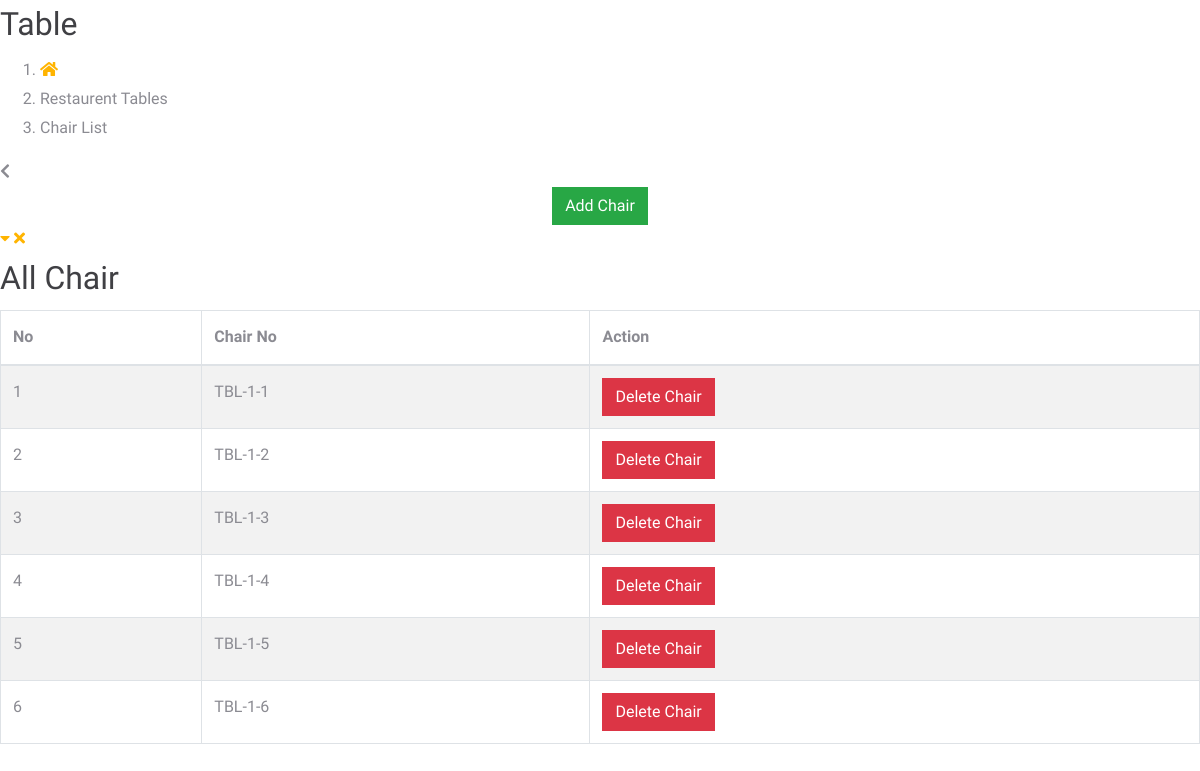
Page /dashboard/view-chair-list.php?table_id=3 (signed in) on the committed database.
### tables this page shows
CREATE TABLE `restaurant_chair` (
  `id` int(11) NOT NULL,
  `tbl_id` int(11) DEFAULT NULL,
  `chair_no` varchar(30) DEFAULT NULL
);

### dashboard/view-chair-list.php (the view, shortened to what this page needs)
<?php include 'template/header.php';
?>
	<body>
		<section class="body">
			<div class="inner-wrapper">
				<section role="main" class="content-body">
					<header class="page-header">
						<h2>Table</h2>
						<div class="right-wrapper pull-right">
							<ol class="breadcrumbs">
								<li>
									<a href="index.php">
										<i class="fa fa-home"></i>
									</a>
								</li>
								<li><span>Restaurent Tables</span></li>
								<li><span>Chair List</span></li>
							</ol>
							<a class="sidebar-right-toggle" data-open="sidebar-right"><i class="fa fa-chevron-left"></i></a>
						</div>
					</header>
						<section class="panel">
							<center><a href="#exampleModal" class="btn btn-success "  data-toggle="modal" >Add Chair</a></center>
							<header class="panel-heading">
								<div class="panel-actions">
									<a href="#" class="fa fa-caret-down"></a>
									<a href="#" class="fa fa-times"></a>
								</div>
								<h2 class="panel-title">All Chair</h2>
							</header>
							<div class="panel-body">
								<table class="table table-bordered table-striped mb-none" id="datatable-tabletools" data-swf-path="assets/vendor/jquery-datatables/extras/TableTools/swf/copy_csv_xls_pdf.swf">
									<thead>
										<tr>
											<th>No</th>
											<th>Chair No</th>
											<th class="hidden-phone">Action</th>
										</tr>
									</thead>
									<tbody>
										<?php
										$count = 1;
										$con = connect();
										$tbl_id = $_GET['table_id'];
										$sql = "SELECT * FROM `restaurant_chair` WHERE tbl_id = '$tbl_id' ;";
										$result = $con->query($sql);
										foreach ($result as $r) {
										?>
										<tr class="gradeX">
											<td class="center hidden-phone"><?php echo $count; ?></td>
											<td><?php echo $r['chair_no']; ?></td>
											<td class="center hidden-phone">
												<a href="delete-chair.php?chair_id=<?php echo $r['id'];?>&tbl_id=<?php echo $tbl_id;?>" class="btn btn-danger"  onclick="if (!Done()) return false; ">Delete Chair</a>
											</td>
										</tr>
										<?php $count++; } ?>
									</tbody>
								</table>
							</div>
						</section>
				</section>
			</div>
		</section>
	</body>
</html>

### rows in the picture
restaurant_chair: chair_no "TBL-1-1"
restaurant_chair: chair_no "TBL-1-2"
restaurant_chair: chair_no "TBL-1-3"
restaurant_chair: chair_no "TBL-1-4"
restaurant_chair: chair_no "TBL-1-5"
restaurant_chair: chair_no "TBL-1-6"
